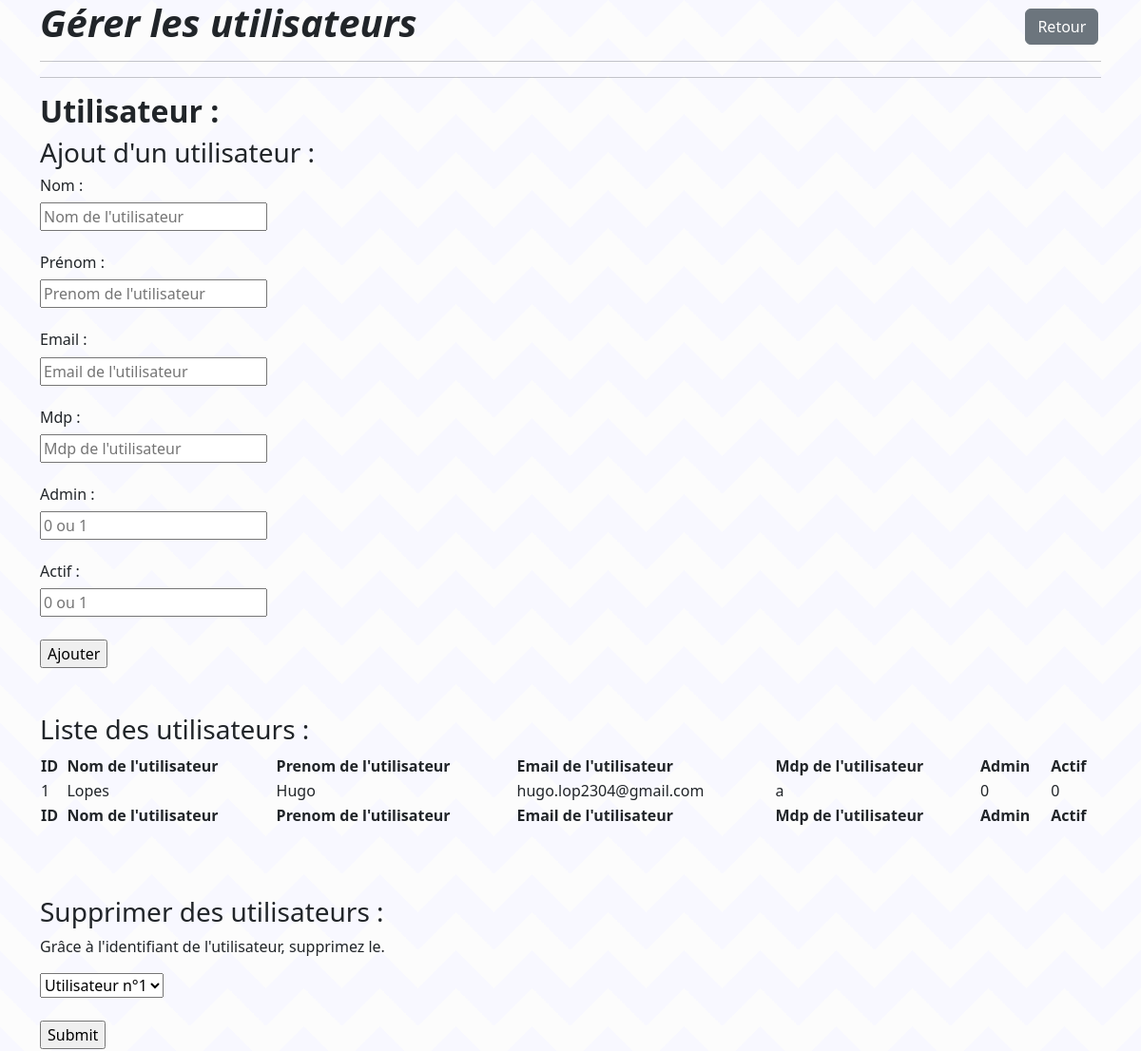
Before: /vue/panelAdmin/utilisateur.php (upper part) with the older database file.
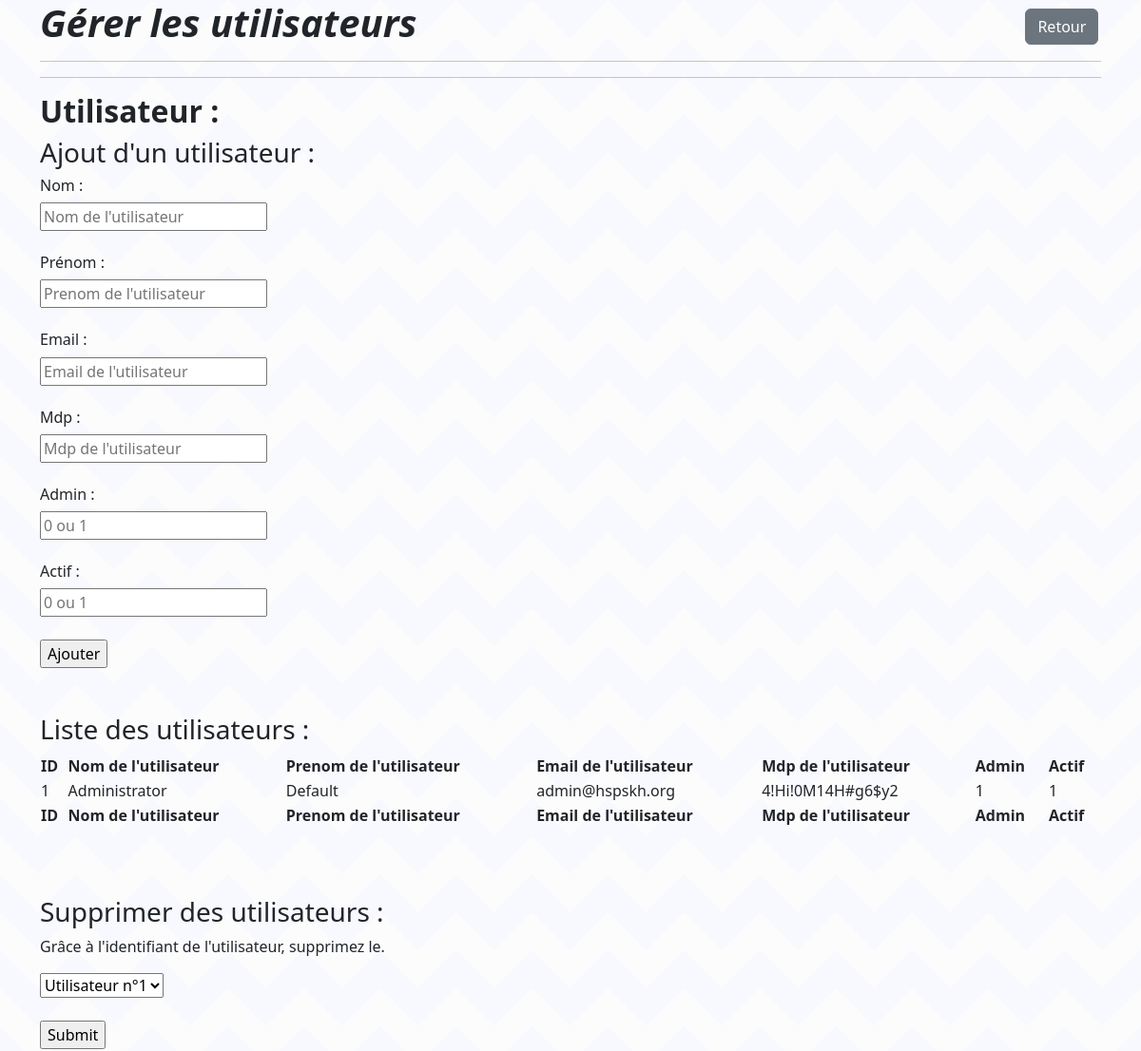
After: the same page with the newer database file.
### tables this page shows
CREATE TABLE IF NOT EXISTS `utilisateur` (
                                             `id_utilisateur` int(11) NOT NULL AUTO_INCREMENT,
                                             `nom` varchar(100) NOT NULL,
                                             `prenom` varchar(100) NOT NULL,
                                             `email` varchar(100) NOT NULL,
                                             `mdp` varchar(100) NOT NULL,
                                             `admin` tinyint(1) NOT NULL,
                                             `actif` tinyint(1) NOT NULL,
                                             PRIMARY KEY (`id_utilisateur`)
);

### src/bdd/Database.php (called while the page is built, shortened)
<?php
class Database
{
    private $host;
    private $dbname;
    private $user;
    private $pwd;
    public function __construct()
    {
        $this->host = "localhost";
        $this->dbname = "hsp-skh";
        $this->user = "root";
        $this->pwd = "";
    }
    public function getBdd()
    {
        return $this->bdd = new PDO("mysql:host=".$this->host.";dbname=".$this->dbname,$this->user,$this->pwd);
    }
}

### src/modele/Utilisateur.php (called while the page is built, shortened)
<?php
class Utilisateur
{
    public function selectUtilisateur($bdd){
        $sel = $bdd->getBdd()->prepare("SELECT * FROM utilisateur");
        $sel->execute();
        $result = $sel->fetchAll();
        return $result;
    }
}

### vue/panelAdmin/utilisateur.php (the view, shortened to what this page needs)
<?php
require_once '../../src/bdd/Database.php';
require_once '../../src/modele/Utilisateur.php';
?>
<!DOCTYPE html>
<html>
<head>
    <link rel="stylesheet" href="../assets/css/styles.css">
    <link href="https://cdn.jsdelivr.net/npm/select2@4.1.0-rc.0/dist/css/select2.min.css" rel="stylesheet" />
    <link rel="stylesheet" type="text/css" href="https://cdn.datatables.net/1.11.4/css/jquery.dataTables.css">
    <link href="https://cdn.jsdelivr.net/npm/bootstrap@5.2.1/dist/css/bootstrap.min.css" rel="stylesheet"
>
</head>
<body>
<div class="container">
    <div class="content">
        <h1><strong><i></i></strong><a href="homeAdmin.php"><button class="btn btn-secondary" type="button">Retour</button></a></h1>
        <hr>
        <hr>
        <h2><strong>Utilisateur :</strong></h2>
        <h3>Ajout d'un utilisateur : </h3>
        <form action="../../src/traitement/add_user.php" method="post">
            <h6>Nom : </h6>
            <input type="text" name="nom" placeholder="Nom de l'utilisateur"> <br><br>
            <h6>Prénom :</h6>
            <input type="text" name="prenom" placeholder="Prenom de l'utilisateur"> <br><br>
            <h6>Email :</h6>
            <input type="text" name="email" placeholder="Email de l'utilisateur"> <br><br>
            <h6>Mdp :</h6>
            <input type="text" name="mdp" placeholder="Mdp de l'utilisateur"> <br><br>
            <h6>Admin :</h6>
            <input type="number" name="admin" placeholder="0 ou 1"> <br><br>
            <h6>Actif :</h6>
            <input type="number" name="actif" placeholder="0 ou 1"> <br><br>
            <input type="submit" value="Ajouter">
        </form>
        <br><br>
        <h3>Liste des utilisateurs :</h3>
        <?php
        $liste = new Utilisateur(array());
        $bdd = new Database();
        $res = $liste->selectUtilisateur($bdd);
        ?>
        <table id="table" class="display" style="width:100%">
            <thead>
            <tr>
                <th>ID</th>
                <th>Nom de l'utilisateur</th>
                <th>Prenom de l'utilisateur</th>
                <th>Email de l'utilisateur</th>
                <th>Mdp de l'utilisateur</th>
                <th>Admin</th>
                <th>Actif</th>
            </tr>
            </thead>
            <tbody>
            <?php foreach ($res as $value){ ?>
                <tr>
                    <td><?php echo $value['id_utilisateur'];?></td>
                    <td><?php echo $value['nom'];?></td>
                    <td><?php echo $value['prenom'];?></td>
                    <td><?php echo $value['email'];?></td>
                    <td><?php echo $value['mdp'];?></td>
                    <td><?php echo $value['admin'];?></td>
                    <td><?php echo $value['actif'];?></td>
                </tr>
            <?php } ?>
            </tbody>
            <tfoot>
            <tr>
                <th>ID</th>
                <th>Nom de l'utilisateur</th>
                <th>Prenom de l'utilisateur</th>
                <th>Email de l'utilisateur</th>
                <th>Mdp de l'utilisateur</th>
                <th>Admin</th>
                <th>Actif</th>
            </tr>
            </tfoot>
        </table>
        <br> <br>
        <form action="../../src/traitement/delete_user.php" method="post">
            <br>
            <h3>Supprimer des utilisateurs : </h3>
            <p>Grâce à l'identifiant de l'utilisateur, supprimez le.</p>
            <select class="js2" name="id" id="id">
                <?php
                foreach ($res as $value){
                    ?>
                    <option value="<?php echo $value['id_utilisateur'] ?>">Utilisateur n°<?php echo $value['id_utilisateur'];?></option>
                    <?php
                }
                ?>
            </select>
            <br><br>
            <input type="submit">
        </form>
        <br><br>
    </div>
    <br>
</div>
<br><br>
</body>

Changed rows visible on the page:
changed utilisateur id 1: nom "Lopes" → "Administrator"; prenom "Hugo" → "Default"; email "hugo.lop2304@gmail.com" → "admin@hspskh.org"; mdp "a" → "4!Hi!0M14H#g6$y2"; admin "0" → "1"; actif "0" → "1"
